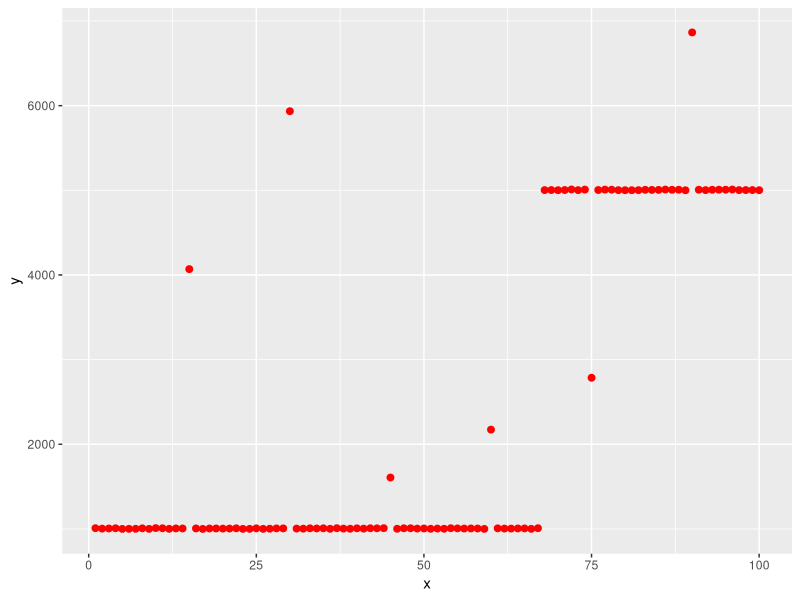

The R script that drew this image: (Note: a time limit stopped this script after it produced the figure.)
# Robust trend estimation using the Theil-Sen estimator #

# Take all pairs of points -- compute the slope of the line that omly passes through them
# Now take the median of all slopes ; this is the slope of the estimated line, m

# The intercept is the median of y_i - m * x_i

# Original data

# The idea here is to take many small samples of the data without replacement, get medians from each such sample, and then find a median of all medians and use that as the
# median slope.

# the rest of the process is same 

require(tidyverse)
require(readr)
require(ggplot2)
require(dplyr)

gen_step_data <- function(N) {
  
N <- 100
x <- c(1:N)
N1 <- round(2*N / 3)
N2 <- N - N1

x1 <- c(1:N1)
x2 <- c((N1+1):N)

y1 <- rep(1000, N1)
y2 <- rep(5000, N2) # step change

x <- c(x1, x2)
y <- c(y1, y2)

orig_data_t <- tibble(
  x = x,
  y = y
)

# corrupt the data with noise and some outliers

corrupt <- which(abs(x) %% 15  == 0)

# to avoid cases of infnite slope where x's are precisely same, a small x jitter helps!

x <- x + runif(length(x), 0, 0.01)

# scenario 1 : noise is uniform
y_noisy <- y + runif(length(y), 0, 10) # all points are jittered slightly as in real data

# scenario 2 : noise is Gaussian
#y_noisy <- y + rnorm(length(y), 0, 30) # all points are jittered 

# the outliers are now chosen
y_noisy[corrupt] <- runif(length(corrupt), 50, 8000) # large deviation here

corrupt_data_t <- tibble(
  x = x,
  y = y_noisy
)


return(corrupt_data_t)

} # generate step data

gen_typical_data <- function(N) {
  
  N <- 100
  x <- c(1:N)
  m_orig <- -0.5
  intercept_orig <- 1
  y <- m_orig * x + intercept_orig
  
  orig_data_t <- tibble(
    x = x,
    y = y
  )
  
  # to avoid cases of infnite slope where x's are precisely same, a small x jitter helps!
  
  x <- x + runif(length(x), 0, 0.01)
  
  # corrupt the data with noise and some outliers
  
  # corrupt every fifth point
  corrupt <- which(abs(y) %% 4 == 0)
  
  # scenario 1 : noise is uniform
  y_noisy <- y + runif(length(y), 0, 30) # all points are jittered slightly as in real data
  
  # scenario 2 : noise is Gaussian
  #y_noisy <- y + rnorm(length(y), 0, 30) # all points are jittered 
  
  # the outliers are now chosen
  y_noisy[corrupt] <- runif(length(corrupt), -200, 200) # large deviation here
  
  corrupt_data_t <- tibble(
    x = x,
    y = y_noisy
  )
  
  return(corrupt_data_t)
}

gen_pathological_data <- function(N) {
  
  N1 <- N-1
  
  intercept_orig <- 1
  x1 <- seq(1, N1, by=2)
  x2 <- seq(2, N, by = 2)
  m_orig_x1 <- -0.5
  m_orig_x2 <- 0.5
  
  y1 <- m_orig_x1 * x1 + intercept_orig
  y2 <- m_orig_x2 * x2 + intercept_orig
  
  x <- c(x1, x2)
  y <- c(y1, y2)
  
  orig_data_t <- tibble(
    x = x,
    y = y
  )
  
  # to avoid cases of infnite slope where x's are precisely same, a small x jitter helps!
  
  x <- x + runif(length(x), 0, 0.01)
  
  # corrupt the data with noise and some outliers
  
  # corrupt every fifth point
  corrupt <- which(abs(y) %% 4 == 0)
  
  # scenario 1 : noise is uniform
  y_noisy <- y + runif(length(y), 0, 10) # all points are jittered slightly as in real data
  
  # scenario 2 : noise is Gaussian
  #y_noisy <- y + rnorm(length(y), 0, 30) # all points are jittered 
  
  # the outliers are now chosen
  y_noisy[corrupt] <- runif(length(corrupt), -200, 200) # large deviation here
  
  corrupt_data_t <- tibble(
    x = x,
    y = y_noisy
  )
  
  
}

corrupt_data_t <- gen_step_data(100)

#corrupt_data_t <- gen_typical_data(100)

#corrupt_data_t <- gen_pathological_data(100)

# plot 

corrupt_data_t %>%
  ggplot(aes(x = x, y = y)) + geom_point(colour = "red", size = 2)

# Theil-Sen estimator for slope 

nrow1 <- nrow(corrupt_data_t)

num_samples <- nrow1 * (nrow1 - 1) / 2

sample_nrow1 <- round(nrow1 / 30) # our samples 

num_samples_2 <- sample_nrow1 * (sample_nrow1 - 1) / 2

ratio <- round(num_samples / num_samples_2)

ctr_samples <- 50*ratio

median_slope <- numeric(length = ctr_samples)

for (ctrs in 1:ctr_samples) {

    cat("sample number ", ctrs, "\n")

# get the data sample 
    data_sample <- corrupt_data_t[sample(nrow1, sample_nrow1, replace = F), ] # pick your data sample for this round of sampling without replacement 

slopes <- numeric(length = num_samples_2)

ctr <- 1
for (pt1 in 1:(sample_nrow1 - 1)) {
  for (pt2 in (pt1+1):sample_nrow1) {
    x1 <- data_sample[pt1,1]
    y1 <- data_sample[pt1,2]
    x2 <- data_sample[pt2,1]
    y2 <- data_sample[pt2,2]
    
    slopes[ctr] <- (y2  - y1) / (x2 - x1)
    ctr <- ctr + 1
  }
}

# find the median

median_slope[ctrs] <- median(unlist(slopes))

}

# now get the median of medians

median_slope_2 <- median(unlist(median_slope))

intercepts <- numeric(length = nrow1)

for (pt1 in 1:nrow1) {
  intercepts[pt1] <- corrupt_data_t[pt1,2] - median_slope_2 * corrupt_data_t[pt1,1]
}

median_intercept <- median(unlist(intercepts))

# finally we can plot our robust estimator line

corrupt_data_t[,"fitline"] <- median_intercept + median_slope_2 * corrupt_data_t[,1]

# subtract the fit from the data to find residuals 

corrupt_data_t[,"residuals"] <- corrupt_data_t[,2] - corrupt_data_t[,3] # residuals

# rename the last two columns

# plot 

corrupt_data_t %>%
  ggplot() + geom_point(aes(x = x, y = y), colour = "red") + geom_line(aes(x = x, y = fitline), colour = "black")

# plot the residuals
corrupt_data_t %>%
  ggplot() + geom_point(aes(x = x, y = residuals), colour = "red")

dirName <- "/Users/girishnathan/work/code/R/robust_trend_estimation/results/"

fileName <- paste(dirName, "trend_fit_pathological_using_many_samples.pdf", sep="")

pdf(fileName)
corrupt_data_t %>%
  ggplot() + geom_point(aes(x = x, y = y), colour = "red") + geom_line(aes(x = x, y = fitline), colour = "black")
dev.off()

fileName2 <- paste(dirName, "trend_fit_pathological_plot_residuals_using_many_samples.pdf", sep="")

pdf(fileName2)
corrupt_data_t %>%
  ggplot() + geom_point(aes(x = x, y = residuals), colour = "red")
dev.off()
